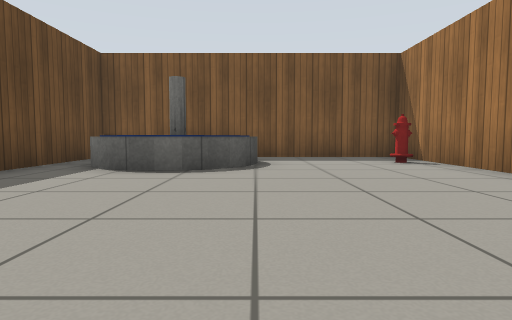
view 1 (above)

19 first-person views from a walk through a robot-simulator world made for Gazebo. The camera is 0.5 m above the floor, tilts 4° down and sees 75° across. The lines on the ground mark 1 m squares. The floor is counted in squares, 1 m on a side. Each view is taken from the middle of a square. On the plan, view 1 faces up. The plan holds only what a view shows up to about 9 squares ahead; the rest is blank. Gazebo's built-in surfaces are drawn with simple patterns. Simple shapes stand in for some stock models. Some surface patterns are stand-ins.

view 2
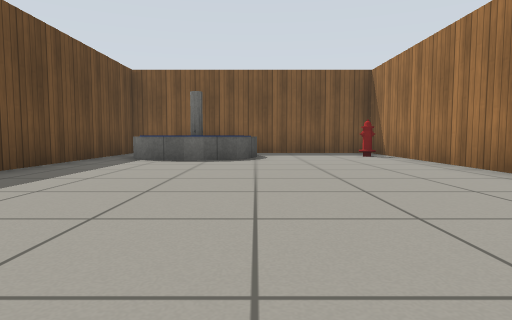

view 3
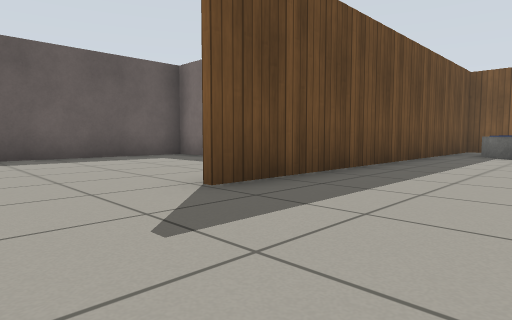

view 4
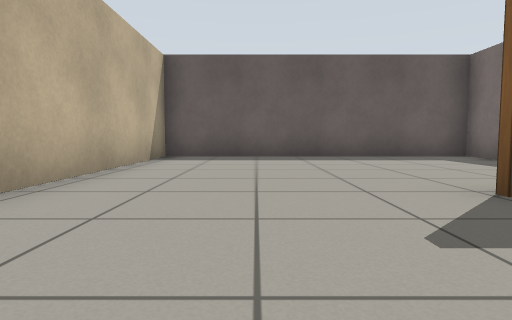

view 5
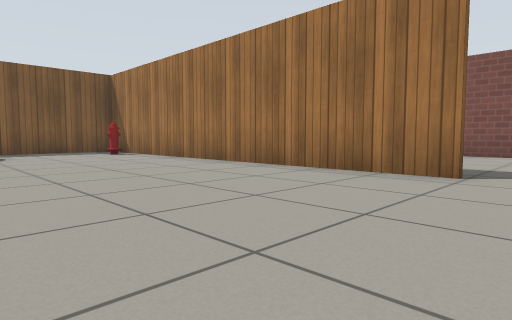

view 6
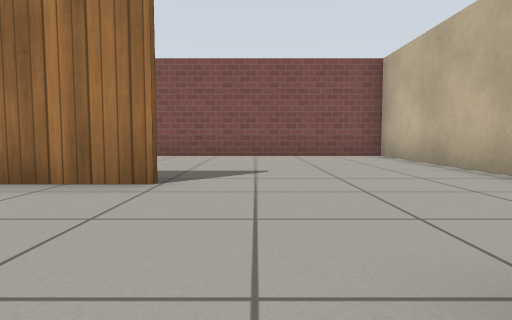

view 7
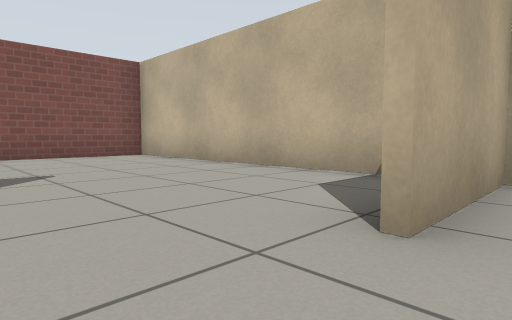

view 8
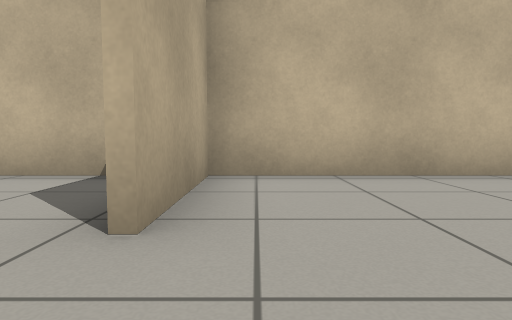

view 9
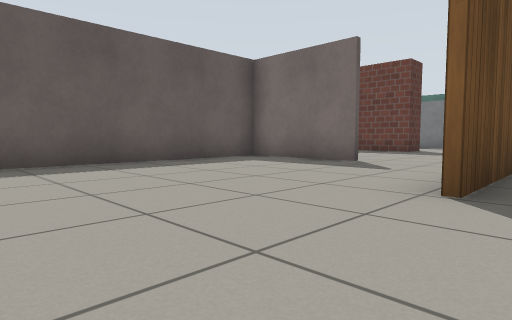

view 10
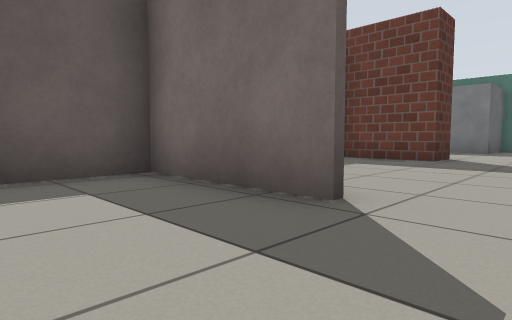

view 11
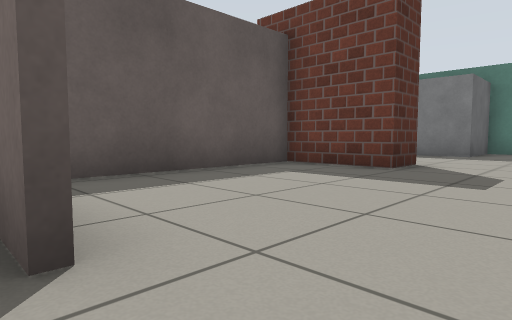

view 12
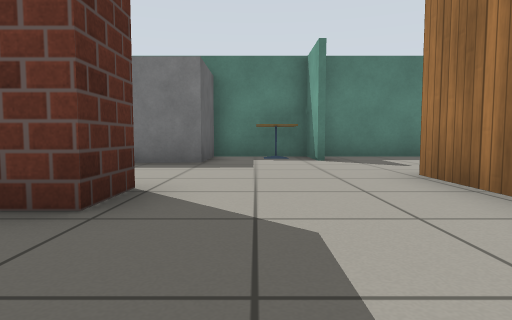

view 13
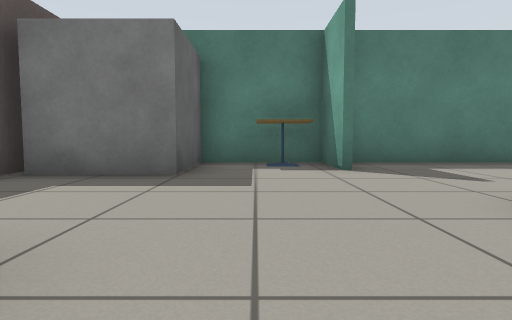

view 14
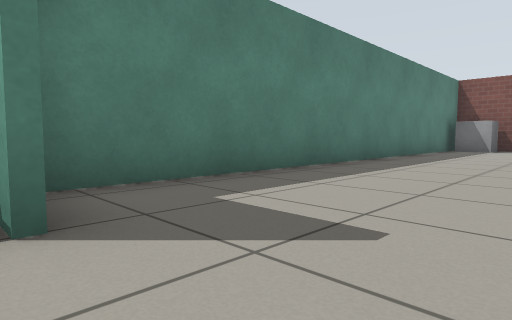

view 15
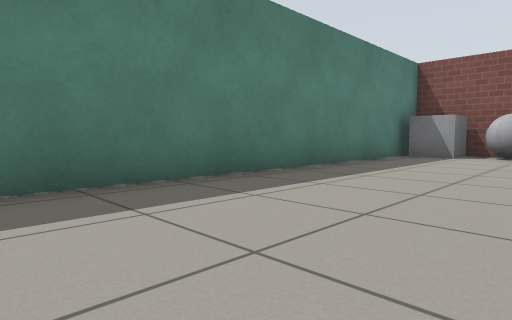

view 16
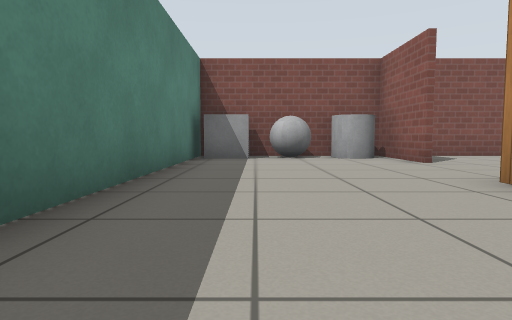

view 17
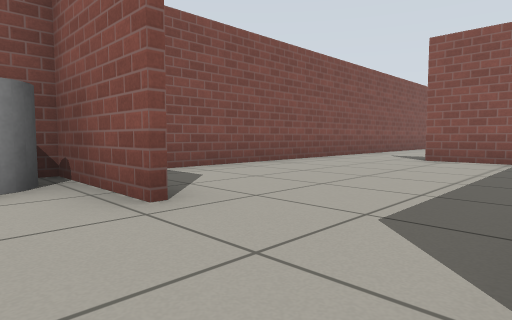

view 18
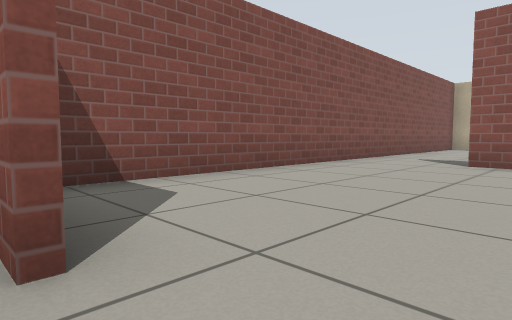

view 19
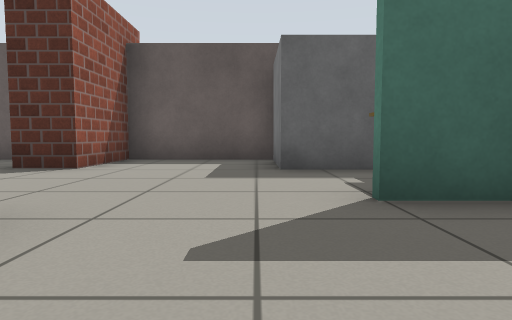

### Floor plan
Points are (right, up) in squares from view 1. A wall is a line through its corners. A room is listed if a view was taken in it or the views show most of it. See-through windows are left out.
Room 1 (views 1, 2, 3, 4, 5, 6, 7, 8, 9, 10, 11)
walls: (3.5, -2) (3.5, 8.2) (-3.7, 8.2) (-3.7, -2); (1.9, -6.3) (8.7, -6.3) (8.7, 1.4); (-6.4, 1.2) (-9.4, 1.2); (-9.3, 1.1) (-9.3, -6.3) (0.6, -6.3) (0.6, -3.6)
ways out: opening at (-5.5, 1) to room 2; opening at (7.5, 1) to room 3
objects: fountain (-3, 5) to (0, 6); fire hydrant (3, 6) to (3, 7)
Room 2 (views 12, 13, 14, 15, 16, 17, 18, 19)
walls: (-3.9, 6.7) (-3.9, 8.4); (-9.3, 10.9) (-9.3, 7.5); (-9.3, 5.5) (-9.3, 1.1); (6.2, 7.8) (8.7, 7.8) (8.7, 12.4) (-7.1, 12.4)
ways out: opening at (-5.5, 1) to room 1; opening at (5.5, 7.5) to room 3
objects: brick block (-10, 6) to (-7, 7); other object (-7, 11); cafe table (-6, 11) to (-5, 12); grey cylinder (8, 9); grey ball (8, 10); grey box (8, 11) to (8, 12)
Room 3 (no view inside)
walls: (4.9, 1.6) (6.5, 1.6); (8.7, 1.4) (8.7, 7.1)
ways out: opening at (7.5, 1) to room 1; opening at (5.5, 7.5) to room 2

Where each view was taken, in squares from view 1:
view 1: 0 up, 0 right, facing up
view 2: 2 down, 0 right, facing up
view 3: 4 down, 1 left, facing up-left
view 4: 4 down, 1 left, facing left
view 5: 3 down, 1 left, facing up-right
view 6: 3 down, 0 right, facing right
view 7: 2 down, 0 right, facing down-right
view 8: 2 down, 0 right, facing down
view 9: 5 down, 3 left, facing up-left
view 10: 1 down, 5 left, facing up-left
view 11: 1 up, 5 left, facing up-left
view 12: 4 up, 6 left, facing up
view 13: 6 up, 6 left, facing up
view 14: 9 up, 5 left, facing up-right
view 15: 9 up, 1 left, facing up-right
view 16: 11 up, 0 right, facing right
view 17: 9 up, 4 right, facing down-right
view 18: 8 up, 5 right, facing down-right
view 19: 10 up, 2 left, facing left
